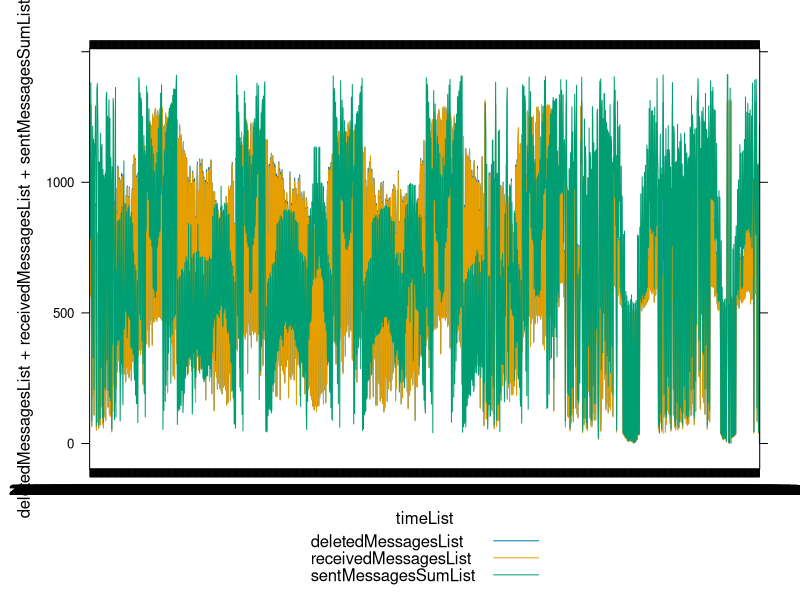

Generate this figure with R:
install.packages("tidyverse")

library(lattice)

sqsData <- read.csv("SQS-UserPersonalizationProcessingQueue.csv", header = TRUE, sep = ";", stringsAsFactors = TRUE)

timeList              <- as.factor(sqsData$Time)
deletedMessagesList   <- as.integer(sqsData$NumberOfMessagesDeleted_Sum)
receivedMessagesList  <- as.integer(sqsData$NumberOfMessagesReceived_Sum)
sentMessagesSumList   <- as.integer(sqsData$NumberOfMessagesSent_Sum)

chartDataFrame <- data.frame("time" = timeList, "deleted" = deletedMessagesList, "received" = receivedMessagesList, "sent" = sentMessagesSumList)

xyplot(
  deletedMessagesList+receivedMessagesList+sentMessagesSumList~timeList,
  data = chartDataFrame,
  type = "l",
  auto.key=list(space='bottom')
)
